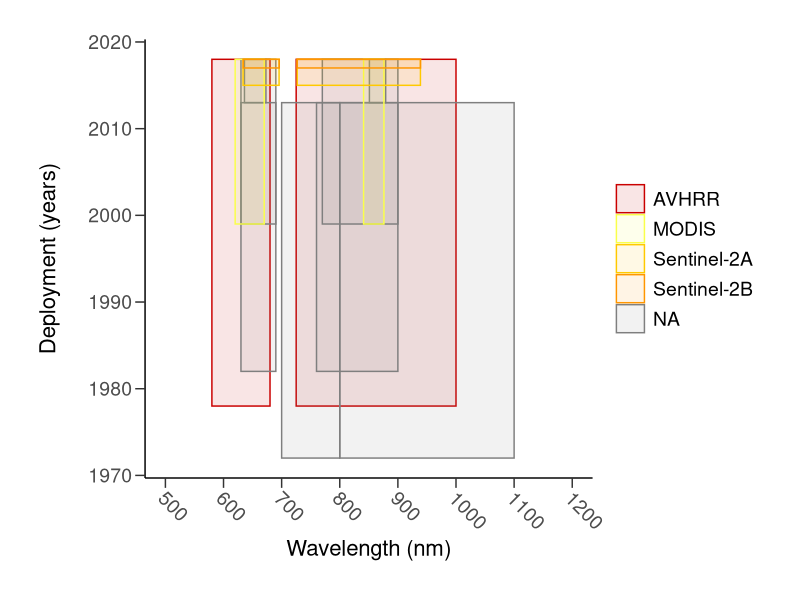

Recreate this plot in R.
# Analyses for Figure 1
# January 2019
# Isla Myers-Smith

#packrat::init()

# Packages ----
library(ggplot2)
library(dplyr)
library(tidyr)
library(viridis)
library(scales)

# Data ----

# Phenology
bands <- read.csv("data/NDVI_bands.csv", stringsAsFactors = F)

pallet <- viridis_pal()(20)
pallet2 <- c(pallet[20], pallet[18], pallet[17], pallet[16], pallet[15], pallet[10], pallet[6], pallet[1])
pallet3 <- c("#ca0000", "#faff4a", "#ffc900", "#ff9600", "#ff6000", "#009933", "#02bef1", "#4600aa")
bands$Satellite <- factor(bands$Satellite, levels = c("AVHRR", "Landsat1-5-MSS", "Landsat1-5-TM", "Landsat7-ETM+", "Landsat8-OLI-TIRS", "MODIS", "Sentinel-2A", "Sentinel-2B"))

# Figures ----

plot <- ggplot(bands) + 
  geom_rect(aes(xmin = min_band, xmax = max_band, ymin = min_year, ymax = max_year, colour = Satellite, fill = Satellite), alpha = 0.1, lwd=0.5) +
   ylab("Deployment (years)\n") +
   xlab("Wavelength (nm)") +
   scale_x_continuous(breaks = c(500, 600, 700, 800, 900, 1000, 1100, 1200), limits = c(500, 1200)) +
   scale_fill_manual(values = pallet3) +
   scale_colour_manual(values = pallet3) +
   theme_bw() +
   theme(axis.text = element_text(size = 14), 
         axis.title = element_text(size = 16),
         axis.text.x = element_text(angle = -45, hjust = -0.05),
         axis.line.x = element_line(color="black"), axis.line.y = element_line(color="black"),
         panel.border = element_blank(),
         panel.grid.major.x = element_blank(),                                          
         panel.grid.minor.x = element_blank(),
         panel.grid.minor.y = element_blank(),
         panel.grid.major.y = element_blank(),  
         plot.margin = unit(c(1, 1, 1, 1), units = , "cm"),
         plot.title = element_text(size=16, vjust=1, hjust=0),
         axis.ticks.length=unit(.25, "cm"),
         legend.text = element_text(size=14),          
         legend.title = element_blank(),                              
         legend.key = element_blank(),
         legend.spacing.x = unit(0.5, 'cm'),
         legend.key.size = unit(1.5, 'lines'),
         legend.background = element_rect(color = "black", fill = "transparent", size = 4, linetype="blank"))

ggsave("plots/band_widths.png", plot = plot, width = 10, height = 4, units = "in", dpi = 300)
